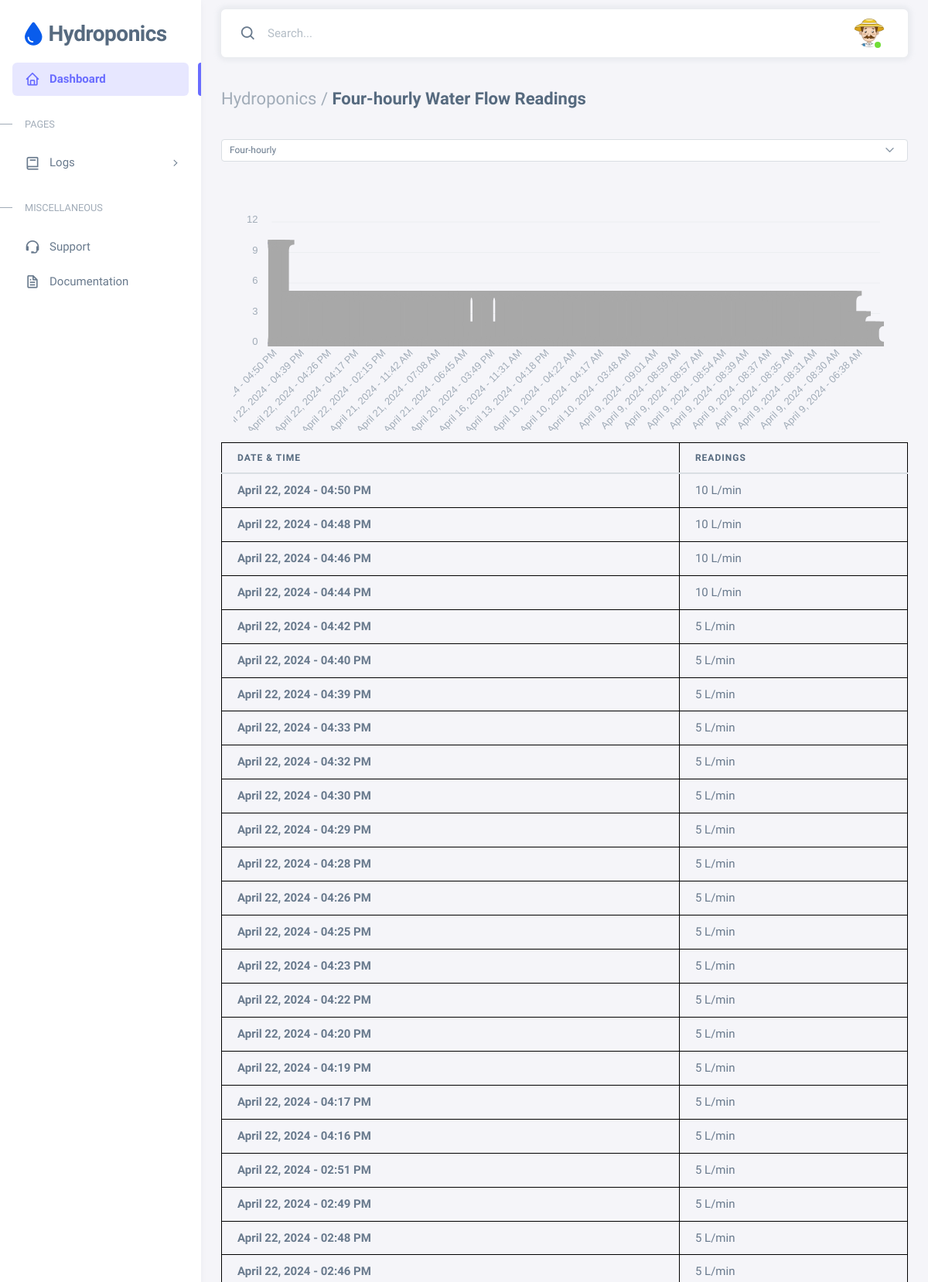
The page /php/waterflow.php (upper part) on the database its author committed.
### tables this page shows
CREATE TABLE `waterflow` (
  `flow_id` int(11) NOT NULL,
  `sensor_name` varchar(12) NOT NULL DEFAULT 'waterflow',
  `flow_cdate` datetime NOT NULL DEFAULT current_timestamp(),
  `flow_readings` int(11) NOT NULL,
  `status` int(11) NOT NULL DEFAULT 0
);

### chartdata.php (called while the page is built, shortened)
<?php
$conn = new mysqli("localhost", "root", "", "hydro");
$query = "SELECT * FROM temperature ORDER BY temp_cdate DESC";
$result = mysqli_query($conn, $query);
while ($row = mysqli_fetch_assoc($result)) {
    $temperaturedate[] = date("F j, Y - h:i A", strtotime($row['temp_cdate']));
}
?>

### includes/chartdata.php (called while the page is built, shortened)
<?php
    $fchartquery = "SELECT * FROM waterflow ORDER BY flow_cdate DESC";
    $fchartresult = mysqli_query($conn, $fchartquery);
    while ($row = mysqli_fetch_assoc($fchartresult)) {
        $data_fchart[] = $row;
    }
?>

### php/waterflow.php (the view, shortened to what this page needs)
<?php include "../chartdata.php"; ?>
<?php include "../average.php"; ?>
<?php include "../includes/chartdata.php"; ?>
<!DOCTYPE html>
<html
  lang="en"
  class="light-style layout-menu-fixed"
  dir="ltr"
  data-theme="theme-default"
  data-assets-path="../assets/"
  data-template="vertical-menu-template-free"
>
  <head>
    <link rel="stylesheet" href="../assets/vendor/fonts/boxicons.css" />
    <link rel="stylesheet" href="../assets/vendor/css/core.css" class="template-customizer-core-css" />
    <link rel="stylesheet" href="../assets/vendor/css/theme-default.css" class="template-customizer-theme-css" />
    <link rel="stylesheet" href="../assets/css/demo.css" />
    <link rel="stylesheet" href="../assets/vendor/libs/perfect-scrollbar/perfect-scrollbar.css" />
    <link rel="stylesheet" href="https://cdnjs.cloudflare.com/ajax/libs/font-awesome/6.3.0/css/all.min.css">
    <link rel="stylesheet" href="https://cdn.datatables.net/1.13.7/css/jquery.dataTables.min.css">
    <link rel="stylesheet" href="../assets/vendor/libs/apex-charts/apex-charts.css" />
  </head>
  <body>
    <div class="layout-wrapper layout-content-navbar">
      <div class="layout-container">
        <aside id="layout-menu" class="layout-menu menu-vertical menu bg-menu-theme">
          <div class="app-brand demo">
            <a href="ph.php" class="app-brand-link">
                <i class="fa-solid fa-droplet fa-bounce fa-2xl" style="color: #095cec;"></i>  <span class="app-brand-text demo menu-text fw-bolder ms-2">
                <span style="text-transform: uppercase;">H</span>ydroponics</span>
            </a>
          </div>
          <ul class="menu-inner py-1">
            <li class="menu-item active">
              <a href="ph.php" class="menu-link">
                <i class="menu-icon tf-icons bx bx-home"></i>
                <div data-i18n="Analytics">Dashboard</div>
              </a>
            </li>
            <li class="menu-header small text-uppercase">
              <span class="menu-header-text">Pages</span>
            </li>
            <li class="menu-item">
              <a href="javascript:void(0);" class="menu-link menu-toggle">
                <i class="menu-icon tf-icons bx bx-book"></i>
                <div data-i18n="Account Settings">Logs</div>
              </a>
            </li>
            <li class="menu-header small text-uppercase"><span class="menu-header-text">Miscellaneous</span></li>
            <li class="menu-item">
              <a
                href="github page here static"
                target="_blank"
                class="menu-link"
              >
                <i class="menu-icon tf-icons bx bx-support"></i>
                <div data-i18n="Support">Support</div>
              </a>
            </li>
            <li class="menu-item">
              <a
                href="github page here static"
                target="_blank"
                class="menu-link"
              >
                <i class="menu-icon tf-icons bx bx-file"></i>
                <div data-i18n="Documentation">Documentation</div>
              </a>
            </li>
          </ul>
        </aside>
        <div class="layout-page">
          <nav
            class="layout-navbar container-xxl navbar navbar-expand-xl navbar-detached align-items-center bg-navbar-theme"
            id="layout-navbar"
          >
            <div class="navbar-nav-right d-flex align-items-center" id="navbar-collapse">
              <div class="navbar-nav align-items-center">
                <div class="nav-item d-flex align-items-center">
                  <i class="bx bx-search fs-4 lh-0"></i>
                  <input
                    type="text"
                    class="form-control border-0 shadow-none"
                    placeholder="Search..."
                    aria-label="Search..."
                  />
                </div>
              </div>
              <ul class="navbar-nav flex-row align-items-center ms-auto">
                <li class="nav-item navbar-dropdown dropdown-user dropdown">
                  <a class="nav-link dropdown-toggle hide-arrow" href="javascript:void(0);" data-bs-toggle="dropdown">
                    <div class="avatar avatar-online">
                      <img src="../assets/img/avatars/9.png" alt class="w-px-40 h-auto rounded-circle" />
                    </div>
                  </a>
                </li>
              </ul>
            </div>
          </nav>
          <div class="content-wrapper">
            <div class="container-xxl flex-grow-1 container-p-y">
              <h4 class="fw-bold py-3 mb-4"><span class="text-muted fw-light">Hydroponics /</span> Four-hourly Water Flow Readings</h4>
              <select id="monthDropdown" class="form-select form-select-sm mb-5" >
                              <option value="Day">Four-hourly</option>
              </select>
              <div id="chartContainer" class="px-2">
                  <div id="totalRevenueChart2" class="px-2"></div>
              </div>
              <div class="table-responsive text-nowrap">
                <table id="datatables" class="table card-table">
                  <thead>
                    <tr>
                      <th>Date & Time</th>
                      <th>Readings</th>
                    </tr>
                  </thead>
                  <tbody class="table-border-bottom-0">
                    <?php
                    foreach ($temperaturedate as $index => $date) {
                        echo '<tr>';
                        echo '<td><i class="text-danger"></i> <strong>' . $date . '</strong></td>';
                        if (isset($data_fchart[$index])) {
                          echo '<td>' . $data_fchart[$index]['flow_readings'] . ' L/min' .'</td>';
                        } else {
                          echo '<td>N/A</td>';
                        }
                        echo '</tr>';
                    }
                    ?>
                  </tbody>
                </table>
              </div>
          </div>
        </div>
      </div>
    </div>
  </body>
</html>

### assets/css/demo.css (style rules this page uses)
.menu .app-brand.demo { height: 64px; margin-top: 12px; }
.app-brand-text.demo { font-size: 1.75rem; letter-spacing: -0.5px; text-transform: lowercase; }
table { width: 100%; border-collapse: collapse; }
table, th, td { border: 1px solid black; }
th, td { padding: 8px; text-align: left; }

### rows shown on the page
waterflow: date "April 22, 2024 - 04:50 PM", flow_readings "10"
waterflow: date "April 22, 2024 - 04:48 PM", flow_readings "10"
waterflow: date "April 22, 2024 - 04:46 PM", flow_readings "10"
waterflow: date "April 22, 2024 - 04:44 PM", flow_readings "10"
waterflow: date "April 22, 2024 - 04:42 PM", flow_readings "5"
waterflow: date "April 22, 2024 - 04:40 PM", flow_readings "5"
waterflow: date "April 22, 2024 - 04:39 PM", flow_readings "5"
waterflow: date "April 22, 2024 - 04:33 PM", flow_readings "5"
waterflow: date "April 22, 2024 - 04:32 PM", flow_readings "5"
waterflow: date "April 22, 2024 - 04:30 PM", flow_readings "5"
waterflow: date "April 22, 2024 - 04:29 PM", flow_readings "5"
waterflow: date "April 22, 2024 - 04:28 PM", flow_readings "5"
waterflow: date "April 22, 2024 - 04:26 PM", flow_readings "5"
waterflow: date "April 22, 2024 - 04:25 PM", flow_readings "5"
waterflow: date "April 22, 2024 - 04:23 PM", flow_readings "5"
waterflow: date "April 22, 2024 - 04:22 PM", flow_readings "5"
waterflow: date "April 22, 2024 - 04:20 PM", flow_readings "5"
waterflow: date "April 22, 2024 - 04:19 PM", flow_readings "5"
waterflow: date "April 22, 2024 - 04:17 PM", flow_readings "5"
waterflow: date "April 22, 2024 - 04:16 PM", flow_readings "5"
waterflow: date "April 22, 2024 - 02:51 PM", flow_readings "5"
waterflow: date "April 22, 2024 - 02:49 PM", flow_readings "5"
waterflow: date "April 22, 2024 - 02:48 PM", flow_readings "5"
waterflow: date "April 22, 2024 - 02:46 PM", flow_readings "5"
